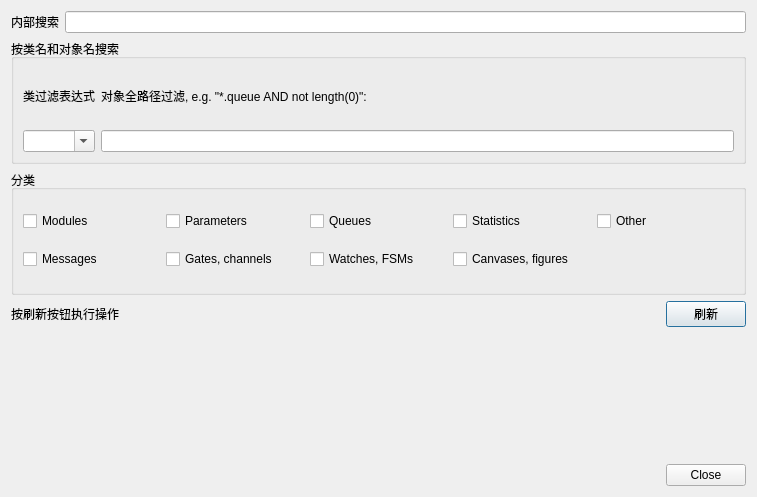
<?xml version="1.0" encoding="UTF-8"?>
<ui version="4.0">
 <class>FindObjectsDialog</class>
 <widget class="QDialog" name="FindObjectsDialog">
  <property name="geometry">
   <rect>
    <x>0</x>
    <y>0</y>
    <width>757</width>
    <height>497</height>
   </rect>
  </property>
  <property name="windowTitle">
   <string>Find Objects</string>
  </property>
  <layout class="QVBoxLayout" name="verticalLayout_2">
   <item>
    <layout class="QHBoxLayout" name="horizontalLayout">
     <item>
      <widget class="QLabel" name="searchLabel">
       <property name="text">
        <string>内部搜索</string>
       </property>
      </widget>
     </item>
     <item>
      <widget class="QLineEdit" name="searchEdit"/>
     </item>
    </layout>
   </item>
   <item>
    <widget class="QGroupBox" name="groupBox">
     <property name="title">
      <string>按类名和对象名搜索</string>
     </property>
     <layout class="QGridLayout" name="gridLayout">
      <item row="0" column="0">
       <widget class="QLabel" name="comboLabel">
        <property name="toolTip">
         <string/>
        </property>
        <property name="text">
         <string>类过滤表达式</string>
        </property>
       </widget>
      </item>
      <item row="0" column="1">
       <widget class="QLabel" name="fullPathLabel">
        <property name="text">
         <string>对象全路径过滤, e.g. &quot;*.queue AND not length(0)&quot;:</string>
        </property>
       </widget>
      </item>
      <item row="1" column="1">
       <widget class="QLineEdit" name="fullPathEdit">
        <property name="toolTip">
         <string>Generic filter expression which matches the object full path by default.

Wildcards (&quot;?&quot;, &quot;*&quot;) are allowed. &quot;{a-exz}&quot; matches any character in the
range &quot;a&quot;..&quot;e&quot;, plus &quot;x&quot; and &quot;z&quot;. You can match numbers: &quot;*.job{128..191}&quot;
will match objects named &quot;job128&quot;, &quot;job129&quot;, ..., &quot;job191&quot;. &quot;job{128..}&quot;
and &quot;job{..191}&quot; are also understood. You can combine patterns with AND, OR
and NOT and parentheses (lowercase and, or, not are also OK). You can match
against other object fields such as queue length, message kind, etc., with
the syntax &quot;fieldname(pattern)&quot;. Put quotation marks around a pattern if it
contains parentheses.

HINT: You'll want to start the pattern with &quot;*.&quot; in most cases, to match
objects anywhere in the network!

Examples:
 *.destAddr
            matches all objects whose name is &quot;destAddr&quot; (likely module
            parameters)
 *.subnet2.*.destAddr
            matches objects named &quot;destAddr&quot; inside &quot;subnet2&quot;
 *.node[8..10].*
            matches anything inside module node[8], node[9] and node[10]
 className(cQueue) and not length(0)
            matches non-empty queue objects
 className(cQueue) and length({10..})
            matches queue objects with length&gt;=10
 kind(3) or kind({7..9})
            matches messages with message kind equal to 3, 7, 8 or 9
            (Only messages have a &quot;kind&quot; attribute.)
 className(IP*) and *.data-*
            matches objects whose class name begins with &quot;IP&quot; and
            name begins with &quot;data-&quot;
 not className(cMessage) and byteLength({1500..})
            matches messages whose class is not cMessage, and byteLength is
            at least 1500. (Only messages have a &quot;byteLength&quot; attribute.)
 &quot;*(*&quot; or &quot;*.msg(ACK)&quot;
            quotation marks needed when pattern is a reserved word or contains
            parentheses. (Note: *.msg(ACK) without parens would be interpreted
            as some object having a &quot;*.msg&quot; attribute with the value &quot;ACK&quot;!)</string>
        </property>
       </widget>
      </item>
      <item row="1" column="0">
       <widget class="QComboBox" name="comboBox">
        <property name="toolTip">
         <string>Generic filter expression which matches class name by default.

Wildcards (&quot;?&quot;, &quot;*&quot;), AND, OR, NOT and field matchers are accepted;
see Object Filter help for a more complete list.

Examples:
  cQueue
            matches cQueue objects
  TCP* or (IP* and not IPDatagram)
            matches objects whose class name begins with TCP or IP,
            excluding IPDatagrams
  cMessage and kind(3)
            matches objects of class cMessage and message kind 3.</string>
        </property>
        <property name="editable">
         <bool>true</bool>
        </property>
       </widget>
      </item>
     </layout>
    </widget>
   </item>
   <item>
    <widget class="QGroupBox" name="groupBox_2">
     <property name="title">
      <string>分类</string>
     </property>
     <layout class="QGridLayout" name="gridLayout_3">
      <item row="0" column="0">
       <widget class="QCheckBox" name="modulesCheckBox">
        <property name="text">
         <string>Modules</string>
        </property>
       </widget>
      </item>
      <item row="1" column="0">
       <widget class="QCheckBox" name="messagesCheckBox">
        <property name="text">
         <string>Messages</string>
        </property>
       </widget>
      </item>
      <item row="0" column="2">
       <widget class="QCheckBox" name="queuesCheckBox">
        <property name="text">
         <string>Queues</string>
        </property>
       </widget>
      </item>
      <item row="0" column="1">
       <widget class="QCheckBox" name="paramsCheckBox">
        <property name="text">
         <string>Parameters</string>
        </property>
       </widget>
      </item>
      <item row="0" column="3">
       <widget class="QCheckBox" name="statisticsCheckBox">
        <property name="text">
         <string>Statistics</string>
        </property>
       </widget>
      </item>
      <item row="1" column="1">
       <widget class="QCheckBox" name="gatesCheckBox">
        <property name="text">
         <string>Gates, channels</string>
        </property>
       </widget>
      </item>
      <item row="1" column="2">
       <widget class="QCheckBox" name="watchesCheckBox">
        <property name="text">
         <string>Watches, FSMs</string>
        </property>
       </widget>
      </item>
      <item row="0" column="4">
       <widget class="QCheckBox" name="otherCheckBox">
        <property name="text">
         <string>Other</string>
        </property>
       </widget>
      </item>
      <item row="1" column="3">
       <widget class="QCheckBox" name="figuresCheckBox">
        <property name="text">
         <string>Canvases, figures</string>
        </property>
       </widget>
      </item>
     </layout>
    </widget>
   </item>
   <item>
    <layout class="QHBoxLayout" name="horizontalLayout_2">
     <item>
      <widget class="QLabel" name="label">
       <property name="sizePolicy">
        <sizepolicy hsizetype="Preferred" vsizetype="Preferred">
         <horstretch>1</horstretch>
         <verstretch>0</verstretch>
        </sizepolicy>
       </property>
       <property name="text">
        <string>按刷新按钮执行操作</string>
       </property>
      </widget>
     </item>
     <item>
      <widget class="QPushButton" name="refresh">
       <property name="enabled">
        <bool>true</bool>
       </property>
       <property name="text">
        <string>刷新</string>
       </property>
       <property name="autoDefault">
        <bool>true</bool>
       </property>
       <property name="default">
        <bool>true</bool>
       </property>
      </widget>
     </item>
    </layout>
   </item>
   <item>
    <widget class="QWidget" name="listViewArea" native="true"/>
   </item>
   <item>
    <widget class="QDialogButtonBox" name="buttonBox">
     <property name="focusPolicy">
      <enum>Qt::TabFocus</enum>
     </property>
     <property name="standardButtons">
      <set>QDialogButtonBox::Close</set>
     </property>
    </widget>
   </item>
  </layout>
 </widget>
 <resources/>
 <connections>
  <connection>
   <sender>buttonBox</sender>
   <signal>rejected()</signal>
   <receiver>FindObjectsDialog</receiver>
   <slot>accept()</slot>
   <hints>
    <hint type="sourcelabel">
     <x>702</x>
     <y>348</y>
    </hint>
    <hint type="destinationlabel">
     <x>624</x>
     <y>369</y>
    </hint>
   </hints>
  </connection>
 </connections>
</ui>
